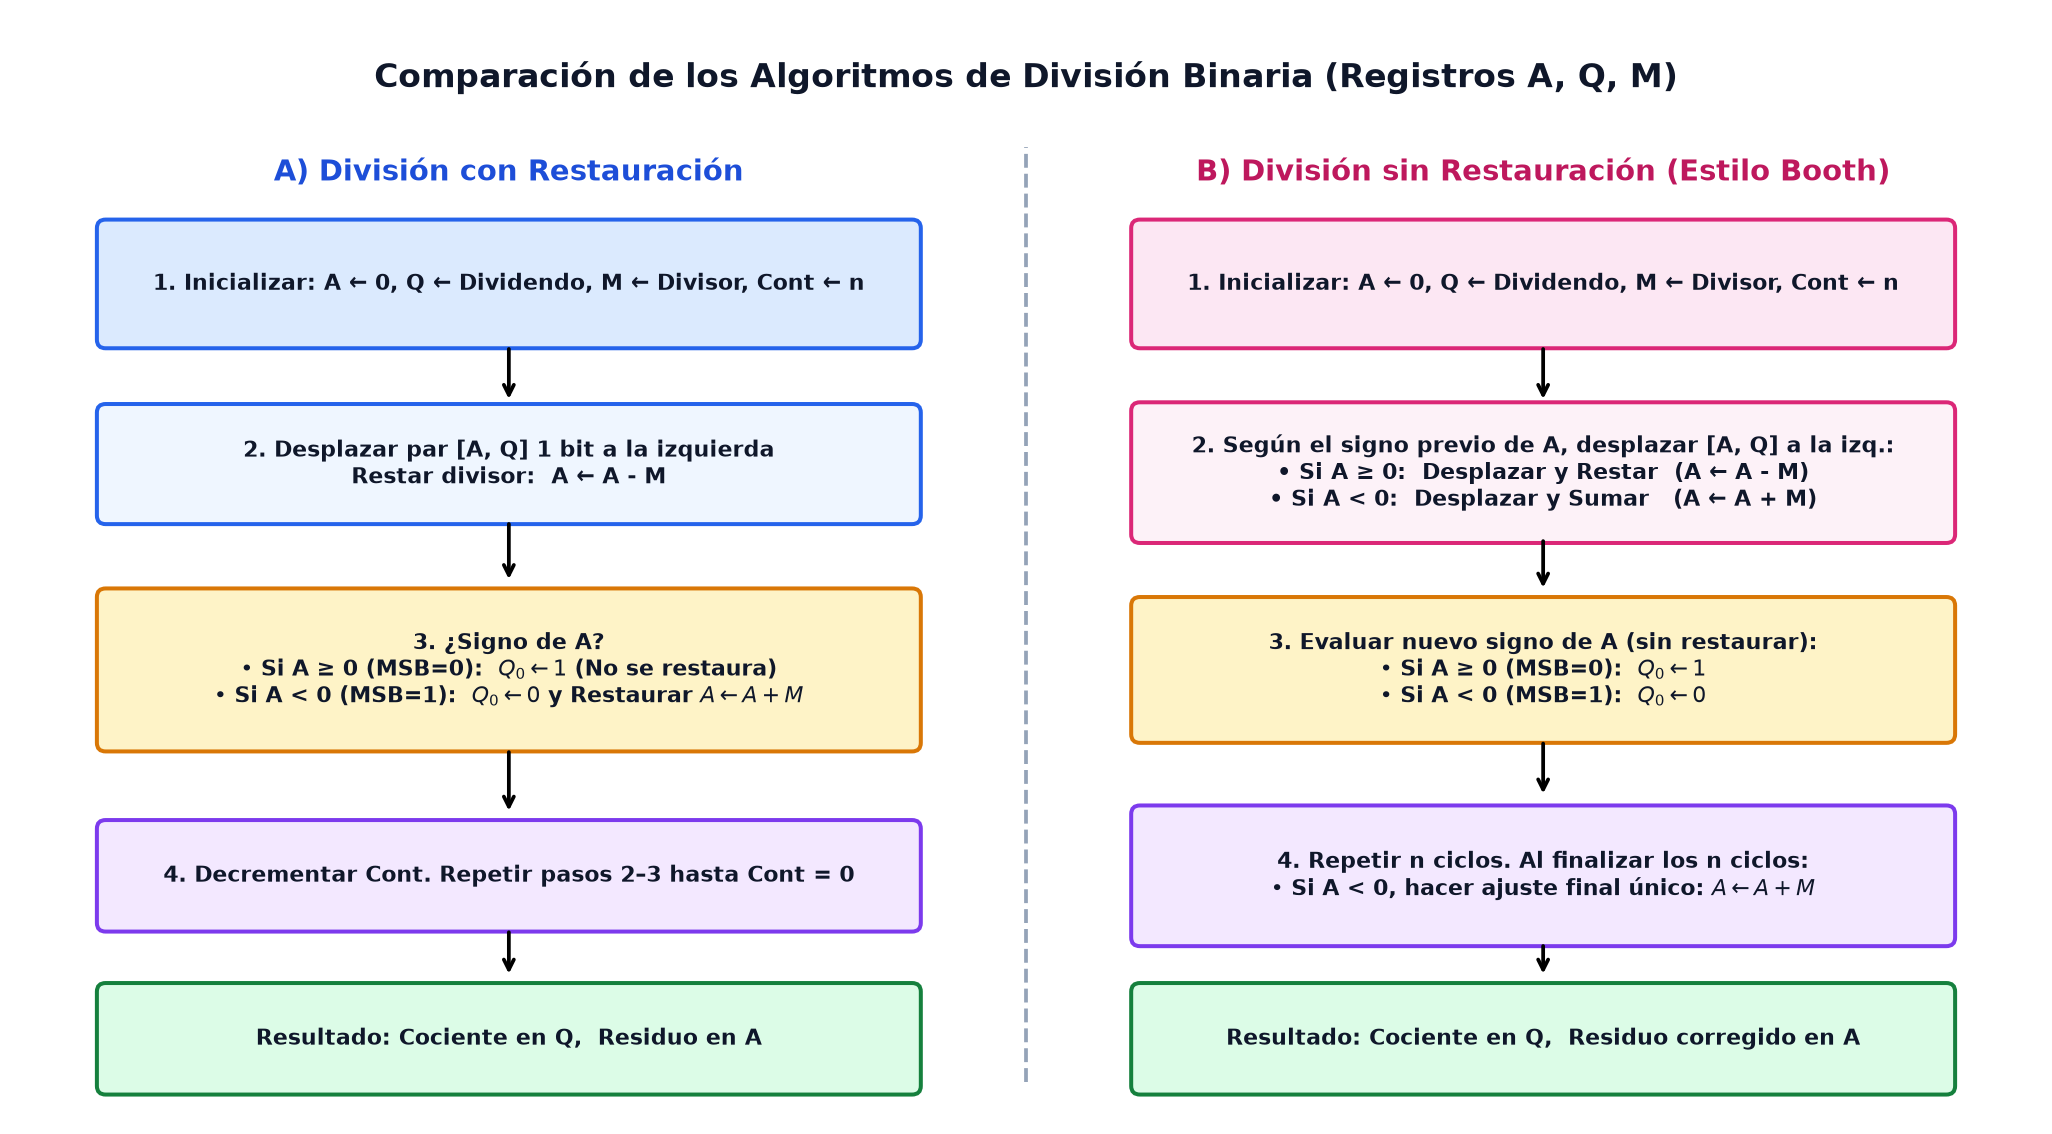

Write the Python code that produced this figure.
import os
import matplotlib.pyplot as plt
import matplotlib.patches as patches

def box(ax, x, y, w, h, text, bg="#e0f2fe", border="#0284c7", fontsize=8.8):
    p = patches.FancyBboxPatch((x - w/2, y - h/2), w, h, boxstyle="round,pad=0.05",
                               facecolor=bg, edgecolor=border, linewidth=1.6)
    ax.add_patch(p)
    ax.text(x, y, text, ha='center', va='center', fontsize=fontsize, fontweight='bold', color='#0f172a')

def main():
    fig, ax = plt.subplots(figsize=(11.5, 6.4), dpi=180)
    ax.set_xlim(0, 11.5)
    ax.set_ylim(0, 6.4)
    ax.axis('off')

    ax.text(5.75, 6.05, "Comparación de los Algoritmos de División Binaria (Registros A, Q, M)",
            ha='center', va='center', fontsize=13, fontweight='bold', color='#0f172a')

    # Left panel: Restoring Division
    ax.text(2.8, 5.5, "A) División con Restauración", ha='center', va='center',
            fontsize=11.5, fontweight='bold', color='#1d4ed8')

    box(ax, 2.8, 4.85, 4.6, 0.65, "1. Inicializar: A ← 0, Q ← Dividendo, M ← Divisor, Cont ← n",
        bg="#dbeafe", border="#2563eb")
    ax.annotate('', xy=(2.8, 4.15), xytext=(2.8, 4.5), arrowprops=dict(arrowstyle='->', lw=1.5))

    box(ax, 2.8, 3.8, 4.6, 0.6, "2. Desplazar par [A, Q] 1 bit a la izquierda\nRestar divisor:  A ← A - M",
        bg="#eff6ff", border="#2563eb")
    ax.annotate('', xy=(2.8, 3.1), xytext=(2.8, 3.48), arrowprops=dict(arrowstyle='->', lw=1.5))

    box(ax, 2.8, 2.6, 4.6, 0.85,
        "3. ¿Signo de A?\n" + r"• Si A ≥ 0 (MSB=0):  $Q_0 \leftarrow 1$ (No se restaura)" + "\n" + r"• Si A < 0 (MSB=1):  $Q_0 \leftarrow 0$ y Restaurar $A \leftarrow A + M$",
        bg="#fef3c7", border="#d97706")
    ax.annotate('', xy=(2.8, 1.75), xytext=(2.8, 2.15), arrowprops=dict(arrowstyle='->', lw=1.5))

    box(ax, 2.8, 1.4, 4.6, 0.55, "4. Decrementar Cont. Repetir pasos 2–3 hasta Cont = 0",
        bg="#f3e8ff", border="#7c3aed")
    ax.annotate('', xy=(2.8, 0.8), xytext=(2.8, 1.1), arrowprops=dict(arrowstyle='->', lw=1.5))

    box(ax, 2.8, 0.45, 4.6, 0.55, "Resultado: Cociente en Q,  Residuo en A",
        bg="#dcfce7", border="#15803d")

    # Vertical separator
    ax.plot([5.75, 5.75], [0.2, 5.65], linestyle='--', color='#94a3b8', lw=1.5)

    # Right panel: Non-Restoring Division
    ax.text(8.7, 5.5, "B) División sin Restauración (Estilo Booth)", ha='center', va='center',
            fontsize=11.5, fontweight='bold', color='#be185d')

    box(ax, 8.7, 4.85, 4.6, 0.65, "1. Inicializar: A ← 0, Q ← Dividendo, M ← Divisor, Cont ← n",
        bg="#fce7f3", border="#db2777")
    ax.annotate('', xy=(8.7, 4.15), xytext=(8.7, 4.5), arrowprops=dict(arrowstyle='->', lw=1.5))

    box(ax, 8.7, 3.75, 4.6, 0.72,
        "2. Según el signo previo de A, desplazar [A, Q] a la izq.:\n• Si A ≥ 0:  Desplazar y Restar  (A ← A - M)\n• Si A < 0:  Desplazar y Sumar   (A ← A + M)",
        bg="#fdf2f8", border="#db2777")
    ax.annotate('', xy=(8.7, 3.05), xytext=(8.7, 3.38), arrowprops=dict(arrowstyle='->', lw=1.5))

    box(ax, 8.7, 2.6, 4.6, 0.75,
        "3. Evaluar nuevo signo de A (sin restaurar):\n" + r"• Si A ≥ 0 (MSB=0):  $Q_0 \leftarrow 1$" + "\n" + r"• Si A < 0 (MSB=1):  $Q_0 \leftarrow 0$",
        bg="#fef3c7", border="#d97706")
    ax.annotate('', xy=(8.7, 1.85), xytext=(8.7, 2.2), arrowprops=dict(arrowstyle='->', lw=1.5))

    box(ax, 8.7, 1.4, 4.6, 0.72,
        "4. Repetir n ciclos. Al finalizar los n ciclos:\n" + r"• Si A < 0, hacer ajuste final único: $A \leftarrow A + M$",
        bg="#f3e8ff", border="#7c3aed")
    ax.annotate('', xy=(8.7, 0.8), xytext=(8.7, 1.02), arrowprops=dict(arrowstyle='->', lw=1.5))

    box(ax, 8.7, 0.45, 4.6, 0.55, "Resultado: Cociente en Q,  Residuo corregido en A",
        bg="#dcfce7", border="#15803d")

    plt.tight_layout()
    out_path = os.path.join(os.path.dirname(os.path.abspath(__file__)), "flujo-division-binaria-restauracion.png")
    plt.savefig(out_path, dpi=180, bbox_inches='tight', facecolor='white')
    plt.close()

if __name__ == "__main__":
    main()
